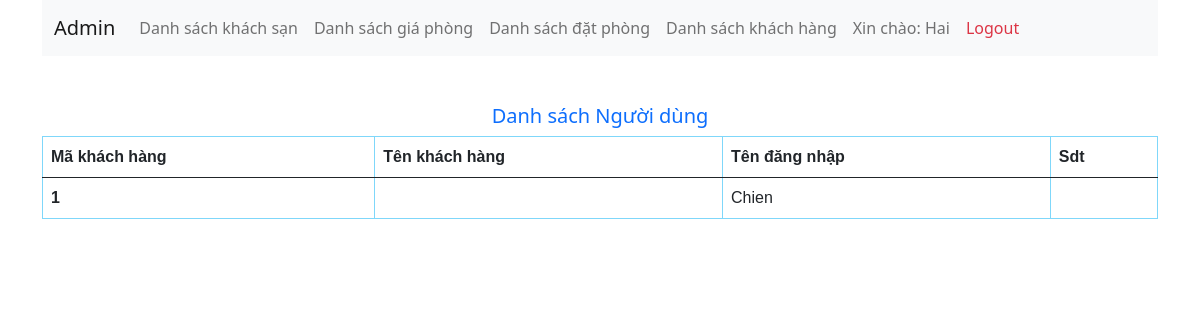
Before: /admin/nguoidung.php (signed in) with the older database file.
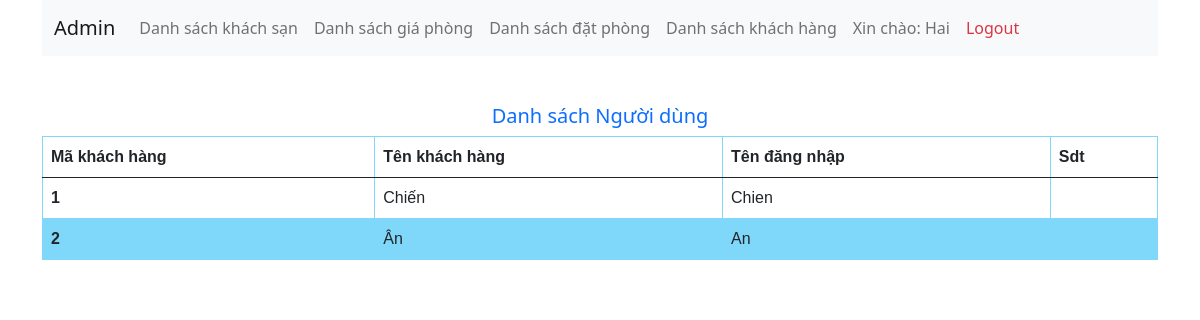
After: the same page with the newer database file.
### tables this page shows
CREATE TABLE `nguoidung` (
  `MaKH` int(11) NOT NULL,
  `TenKH` varchar(5) NOT NULL,
  `Sdt` varchar(15) NOT NULL,
  `TenDangNhap` varchar(30) NOT NULL,
  `MatKhau` varchar(30) NOT NULL
);

### admin/nguoidung.php (the view, shortened to what this page needs)
<?php
    include("template/header.php");
?>
<main>
        <div class="container">
            <h5 class="text-center text-primary mt-5">Danh sách Người dùng</h5>
            <table class="table">
                <thead>
                    <tr>
                        <th scope="col">Mã khách hàng</th>
                        <th scope="col">Tên khách hàng</th>
                        <th scope="col">Tên đăng nhập</th>
                        <th scope="col">Sdt</th>
                    </tr>
                </thead>
                <tbody>
                    <?php
                        $conn = mysqli_connect('localhost','root','','btl');
                        $sql = "SELECT * FROM nguoidung";
                        $result = mysqli_query($conn, $sql);
                        if(mysqli_num_rows($result) > 0){
                            while($row = mysqli_fetch_assoc($result)){
                    ?>
                                <tr>
                                    <th scope="row"><?php echo $row['MaKH']; ?></th>
                                    <td><?php echo $row['TenKH']; ?></td>
                                    <td><?php echo $row['TenDangNhap']; ?></td>
                                    <td><?php echo $row['Sdt']; ?></td>
                                </tr>
                    <?php
                            }
                        }
                    ?>
                </tbody>
                </table>
        </div>
    </main>
<?php
    include("template/footer.php");
?>

### admin/template/header.php (shortened to what this page needs)
<!DOCTYPE html>
<html lang="en">
<head>
    <link
      href="https://cdn.jsdelivr.net/npm/bootstrap@5.0.2/dist/css/bootstrap.min.css"
      rel="stylesheet"
    />
    <link
      rel="stylesheet"
      href="https://cdn.jsdelivr.net/npm/bootstrap-icons@1.7.2/font/bootstrap-icons.css"
    />
    <link rel="stylesheet" href="admin.css">
</head>
<body>
<header>
      <div class="container">
          <nav class="navbar navbar-expand-lg navbar-light bg-light">
            <div class="container-fluid">
              <a class="navbar-brand" href="admin.php">Admin</a>
              <div class="collapse navbar-collapse" id="navbarNav">
                <ul class="navbar-nav">
                  <li class="nav-item">
                    <a class="nav-link" href="DSKS.php">Danh sách khách sạn</a>
                  </li>
                  <li class="nav-item">
                    <a class="nav-link" href="giaphong.php">Danh sách giá phòng</a>
                  </li>
                  <li class="nav-item">
                    <a class="nav-link" href="DSDP.php">Danh sách đặt phòng</a>
                  </li>
                  <li class="nav-item">
                    <a class="nav-link" href="nguoidung.php">Danh sách khách hàng</a>
                  </li>
                  <?php
                                  if(isset($_SESSION['isLoginOK']))
                                  {
                                      echo '<li class="nav-item">';
                                      echo "<a class='nav-link'>Xin chào: ".$_SESSION['isLoginOK']."</a>";
                                      echo '</li>';
                                      echo '<li class="nav-item">';
                                      echo "<a class='nav-link text-danger' href='logout.php'>Logout</a>";
                                      echo '</li>';
                                  }
                              ?>
                </ul>
              </div>
            </div>
          </nav>
          </div>
    </header>

### admin/template/footer.php (shortened to what this page needs)
</body>
</html>

### admin/template/admin.css (style rules this page uses)
table { font-family: arial, sans-serif; border-collapse: collapse; width: 100%; }
td, th { border: 1px solid #7fd7fa; text-align: left; padding: 8px; }
tr:nth-child(even) { background-color: #7fd7fa; }

Changed rows visible on the page:
changed nguoidung "Chien": TenKH (not shown) → "Chiến"
added nguoidung: MaKH "2", TenKH "Ân", TenDangNhap "An"
